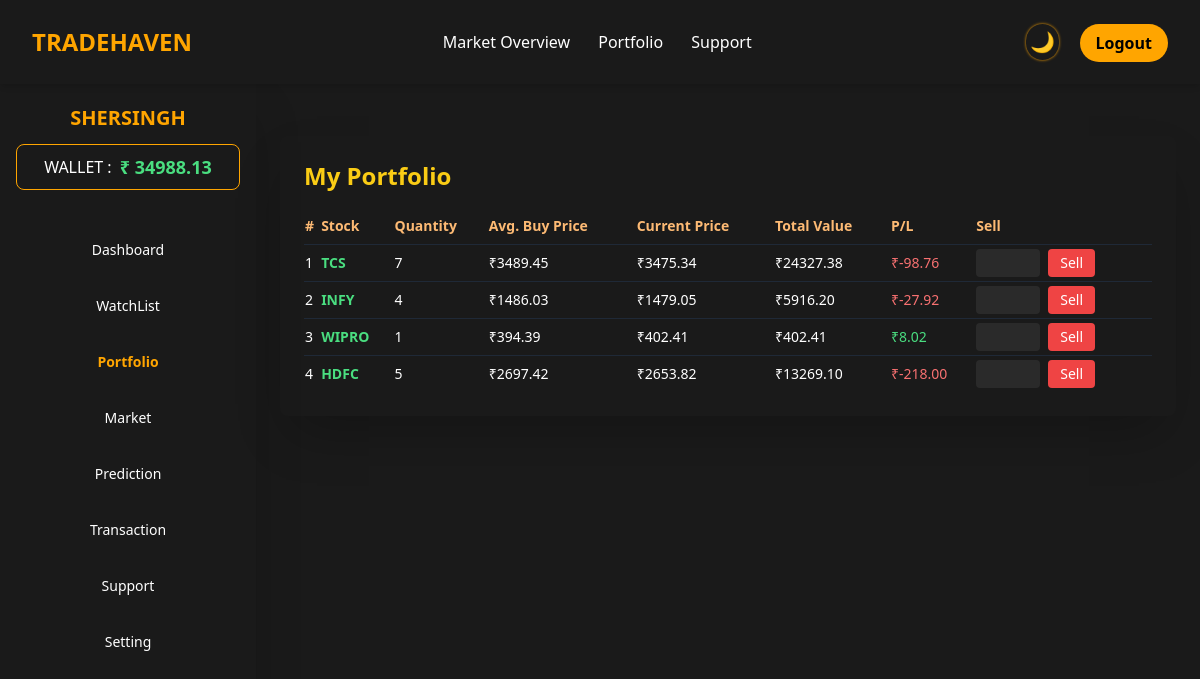
The app's page /portfolio (signed in) with its own data.
### tables this page shows
CREATE TABLE users (
        id INTEGER PRIMARY KEY AUTOINCREMENT,
        name TEXT NOT NULL,
        email TEXT UNIQUE NOT NULL,
        password TEXT NOT NULL,
        balance REAL DEFAULT 100000
    , is_admin INTEGER DEFAULT 0, reset_code TEXT);

CREATE TABLE portfolio (
        id INTEGER PRIMARY KEY AUTOINCREMENT,
        user_id INTEGER,
        stock_symbol TEXT,
        quantity INTEGER,
        avg_buy_price REAL,
        FOREIGN KEY (user_id) REFERENCES users(id)
    );

### app.py (the view)
@app.route('/portfolio')
def portfolio():
    if 'user_id' not in session: return redirect('/login')
    db = get_db()
    user = db.execute('SELECT * FROM users WHERE id = ?', (session['user_id'],)).fetchone()
    rows = db.execute('SELECT * FROM portfolio WHERE user_id = ?', (session['user_id'],)).fetchall()
    prices = {s: round(stocks[s] * random.uniform(0.98, 1.02), 2) for s in [row['stock_symbol'] for row in rows]}
    return render_template('portfolio.html', user=user, rows=rows, prices=prices)

### app.py (called while the page is built)
def get_db():
    conn = sqlite3.connect('database.db')
    conn.row_factory = sqlite3.Row
    return conn

### templates/portfolio.html (shortened to what this page needs)
{% extends 'base.html' %}
{% block content %}
<div class="pt-24 flex min-h-screen overflow-hidden">
  <aside class="w-64 h-[calc(100vh-5rem)] overflow-y-auto shadow-2xl flex flex-col justify-between py-6 px-4 fixed top-20 left-0">
    <div>
      <div class="text-center mb-6">
        <div class="text-[#FFA500] uppercase font-bold text-xl">{{ user.name }}</div>
        <div class="mt-3 mb-2 rounded-lg border border-[#FFA500] py-2 px-4 flex items-center justify-center">
          <h6>WALLET : </h6>
          <span class="text-lg font-semibold text-green-400 ps-2"> ₹ {{ '%.2f' | format(user.balance) }}</span>
        </div>
      </div>
      <nav class="space-y-9 text-sm">
        <a href="/dashboard" class="block hover:text-[#FFA500] mt-[50px] text-center">Dashboard</a>
        <a href="/watchlist" class="block hover:text-[#FFA500] text-center">WatchList</a>
        <a href="/portfolio" class="block font-bold text-[#FFA500] text-center">Portfolio</a>
        <a href="/market" class="block hover:text-[#FFA500] text-center">Market</a>
        <a href="/prediction" class="block hover:text-[#FFA500] text-center">Prediction</a>
        <a href="/transactions" class="block hover:text-[#FFA500] text-center">Transaction</a>
        <a href="/support" class="block hover:text-[#FFA500] text-center">Support</a>
        <a href="/settings" class="block hover:text-[#FFA500] text-center">Setting</a>
      </nav>
    </div>
  </aside>
  <main class="flex-1 ml-64 p-6 mt-[-80px] space-y-6 h-[calc(100%-6rem)] scrollbar-thin scrollbar-thumb-gray-700 scrollbar-track-gray-900">
    <div class="p-6 rounded-lg shadow-2xl">
      <h2 class="text-2xl text-yellow-400 font-bold mb-4">My Portfolio</h2>
      <div class="overflow-x-auto">
        <table class="w-full text-sm text-left">
          <thead class="text-orange-300 border-b border-gray-700">
            <tr>
              <th class="py-2">#</th>
              <th>Stock</th>
              <th>Quantity</th>
              <th>Avg. Buy Price</th>
              <th>Current Price</th>
              <th>Total Value</th>
              <th>P/L</th>
              <th>Sell</th>
            </tr>
          </thead>
          <tbody>
            {% for row in rows %}
            {% set symbol = row.stock_symbol %}
            {% set quantity = row.quantity %}
            {% set avg_price = row.avg_buy_price %}
            {% set live_price = prices[symbol] %}
            {% set total_value = quantity * live_price %}
            {% set profit = (live_price - avg_price) * quantity %}
            <tr class="border-t border-gray-800 ">
              <td class="py-2">{{ loop.index }}</td>
              <td class="font-bold text-green-400">{{ symbol }}</td>
              <td>{{ quantity }}</td>
              <td>₹{{ '%.2f' | format(avg_price) }}</td>
              <td>₹{{ '%.2f' | format(live_price) }}</td>
              <td>₹{{ '%.2f' | format(total_value) }}</td>
              <td class="{% if profit >= 0 %}text-green-400{% else %}text-red-400{% endif %}">
                ₹{{ '%.2f' | format(profit) }}
              </td>
              <td>
                <form action="/sell/{{ symbol }}" method="POST" class="flex gap-2 items-center">
                  <input
                    type="number"
                    name="quantity"
                    min="1"
                    max="{{ quantity }}"
                    required
                    class="w-16 px-2 py-1 rounded bg-[#2a2a2a] text-white"
                    oninput="this.value = this.value.replace(/[^0-9]/g, '')"
                    onkeydown="return event.keyCode !== 69 && event.keyCode !== 189 && event.keyCode !== 190;"
                    onblur="if (this.value === '' || this.value < 1) this.value = 1;"
                  >
                  <button type="submit" class="bg-red-500 hover:bg-red-600 text-sm px-3 py-1 rounded">Sell</button>
                </form>
              </td>
            </tr>
            {% else %}
            <tr>
              <td colspan="8" class="text-center text-gray-400 py-6">You have no stocks in your portfolio yet.</td>
            </tr>
            {% endfor %}
          </tbody>
        </table>
      </div>
    </div>
  </main>
</div>
{% endblock %}

### templates/base.html (style rules this page uses)
:root[data-theme='dark'] { --bg-main: #111; --bg-secondary: #1a1a1a; --text-main: #ffffff; --border: #333; --accent-green: #22c55e; --accent-red: #ef4444; --accent-yellow: #eab308; --accent-orange: #fb923c; }
html, body { background: var(--bg-main); color: var(--text-main); }
.theme-bg { background: var(--bg-secondary); }
.theme-text { color: var(--text-main); }

### records on screen
users: name "SHERSINGH", balance "34988.13"
portfolio: stock_symbol "TCS", quantity "7", avg_buy_price "3489.45", live_price "3475.34", total_value "24327.38", profit "-98.76"
portfolio: stock_symbol "INFY", quantity "4", avg_buy_price "1486.03", live_price "1479.05", total_value "5916.20", profit "-27.92"
portfolio: stock_symbol "WIPRO", quantity "1", avg_buy_price "394.39", live_price "402.41", total_value "402.41", profit "8.02"
portfolio: stock_symbol "HDFC", quantity "5", avg_buy_price "2697.42", live_price "2653.82", total_value "13269.10", profit "-218.00"
